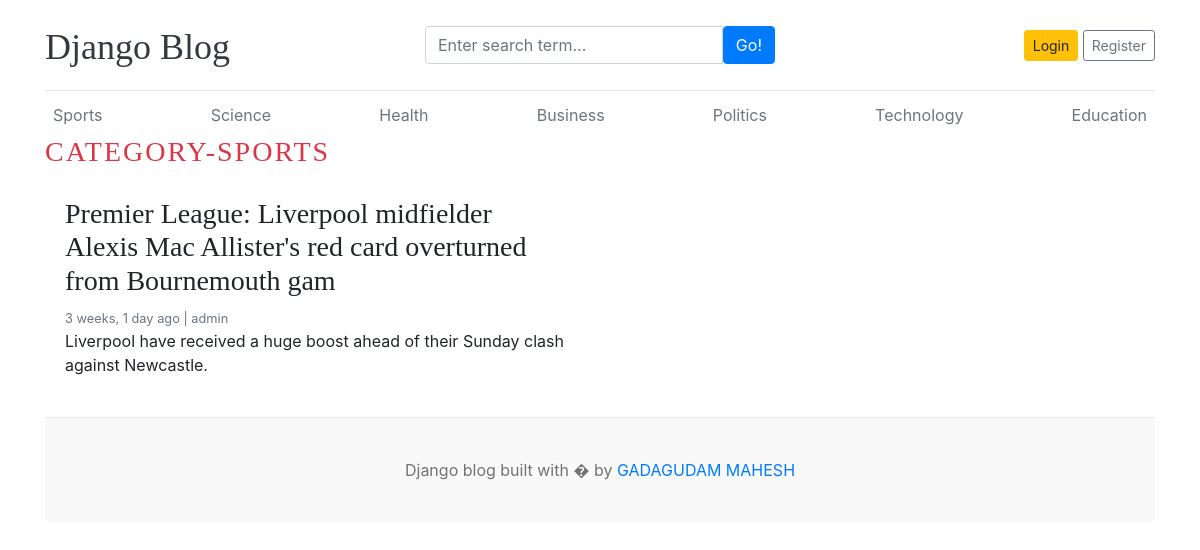
Page /category/1/ on the committed database.
### blog/models.py (models this page shows, shortened)
class Category(models.Model):
    category_name=models.CharField(max_length=50,unique=True)
    created_at=models.DateTimeField(auto_now_add=True)
    updated_at=models.DateTimeField(auto_now=True)
    class Meta:
        verbose_name_plural='categories'
    def __str__(self):
        return self.category_name

class Blog(models.Model):
    title=models.CharField(max_length=100)
    slug=models.SlugField(max_length=150,unique=True,blank=True)
    category=models.ForeignKey(Category,on_delete=models.CASCADE)
    author=models.ForeignKey(User,on_delete=models.CASCADE)
    featured_image=models.ImageField(upload_to='upload/%Y/%M/%d')
    short_description=models.TextField(max_length=2000)
    blog_body=models.TextField(max_length=5000)
    status=models.CharField(max_length=20, choices=STATUS_CHOICES,default=0)
    is_featured=models.BooleanField(default=False)
    created_at=models.DateTimeField(auto_now_add=True)
    updated_at=models.DateTimeField(auto_now=True)

### blog/views.py (the view)
# urls.py: path('<int:category_id>/',views.posts_by_category,name='posts_by_category')
def posts_by_category(request,category_id):
    posts=Blog.objects.filter(status='Published',category=category_id)
    category=get_object_or_404(Category,pk=category_id)
    context={
        'posts':posts,
        'category':category
    }
    return render(request,'posts_by_category.html',context)

### blog/context_processor.py (called while the page is built)
def get_categories(request):
    categories=Category.objects.all()
    return dict(categories=categories)

def get_social_links(request):
    social_links=SocialLink.objects.all()
    return dict(social_links=social_links)

### templates/posts_by_category.html (shortened to what this page needs)
{% extends 'base.html' %}
{% block content %}
<h3 class="text-uppercase text-danger" style="letter-spacing:2px;">Category-{{category}}</h3>
  <div class="row mb-2">
    {% if posts %}
    {% for post in posts %}
    <div class="col-md-6">
      <div class="card border-0" >
        <div class="card-body">
          <h3>{{post.title}}</h3>
          <small class="mb-1 text-muted">{{post.created_at | timesince}}  ago |  {{post.author}}</small>
          <p class="card-text">{{post.short_description  |  truncatewords:25}}</p>
        </div>
      </div>
    </div>
    {% endfor %}
    {% else %}
    <p>No posts Found</p>
    {% endif %}
    </div>
</div>
{% endblock  %}

### templates/base.html (shortened to what this page needs)
{% load static %}
<!DOCTYPE html>
<html lang="en">
<head>
    <link href="https://getbootstrap.com/docs/4.0/dist/css/bootstrap.min.css" rel="stylesheet">
    <link href="{% static 'css/blog.css' %}" rel="stylesheet">
    <link rel="stylesheet" href="https://cdnjs.cloudflare.com/ajax/libs/font-awesome/4.7.0/css/font-awesome.min.css">
  </head>
<body>
    <div class="container">
      <header class="blog-header py-3">
        <div class="row flex-nowrap justify-content-between align-items-center">
          <div class="col-4 pt-1">
            <a class="blog-header-logo text-dark" href="/">Django Blog</a>
          </div>
          <div class="col-4">
            <form action="{% url 'search' %}" method="GET">
              <div class="input-group">
                <input class="form-control" type="text" name="keyword" value="{{keyword}}" placeholder="Enter search term..." aria-label="Enter search term..." aria-describedby="button-search" />
                <button type="submit" class="btn btn-primary" id="button-search" type="button">Go!</button>
            </div>
            </form>
          </div>
          <div class="col-4 d-flex justify-content-end align-items-center">
            {% if not user.is_authenticated %}
            <a class="btn btn-sm btn-warning" href="{% url 'login' %}">Login</a> &nbsp;
            <a class="btn btn-sm btn-outline-secondary" href="{% url 'register' %}">Register</a>
          </div>
          {% else %}
          <span><a href="{% url 'dashboard' %}">Dashboard</a></span>
          &emsp;
          <span><a href="{% url 'logout' %}">Logout</a></span>
          {% endif %}
        </div>
      </header>
      <div class="nav-scroller py-1 mb-2">
        <nav class="nav d-flex justify-content-between">
          {% for cat in categories %}
          <a class="p-2 text-muted" href="{% url 'posts_by_category' cat.id %}">{{cat.category_name}}</a>
          {% endfor %}
        </nav
      </div>
{% block content %}
{% endblock  %}
<footer class="blog-footer">
    <p>Django blog built with � by <a href="#">GADAGUDAM MAHESH</a></p>
  </footer>
  </body>
  </html>

### project1/static/css/blog.css (style rules this page uses)
.blog-header { border-bottom: 1px solid #e5e5e5; }
.blog-header-logo { font-family: "Playfair Display", Georgia, "Times New Roman", serif; font-size: 2.25rem; }
h1, h2, h3, h4, h5, h6 { font-family: "Playfair Display", Georgia, "Times New Roman", serif; }
.blog-footer { padding: 2.5rem 0; color: #727272; text-align: center; background-color: #f9f9f9; border-top: .05rem solid #e5e5e5; }
.blog-footer p:last-child { margin-bottom: 0; }

### rows in the picture
Category: category_name "Sports", category_name "SPORTS"
Category: category_name "Science"
Category: category_name "Health"
Category: category_name "Business"
Category: category_name "Politics"
Category: category_name "Technology"
Category: category_name "Education"
Blog: title "Premier League: Liverpool midfielder Alexis Mac Allister's red card overturned from Bournemouth gam", created_at "3 weeks, 1 day", author "admin", short_description "Liverpool have received a huge boost ahead of their Sunday clash against Newcastle."
